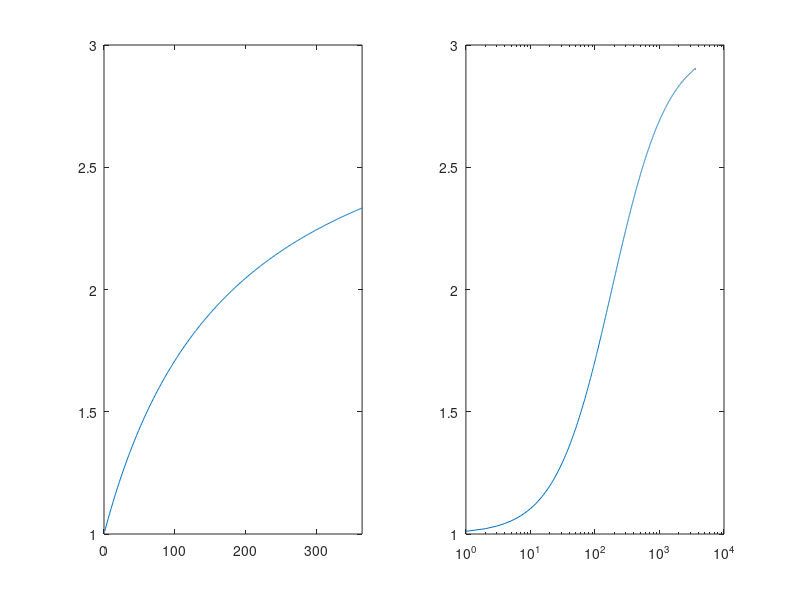

The MATLAB script that drew this image: (Note: this script raises an error after producing the figure.)
% function [] = run_RYGB_example()
% type_model should be a cell array.
% Options are:
% 'basic' 'regulation1' 'regulation2' 'regulation3'
clear all

%%
figure();

hvt = 50;
t_final = 10*365;

x = 1:t_final;
y = 1+2*x./(365/2+x);

subplot(1,2,1)
plot(x,y);
xlim([0 365])

subplot(1,2,2)
semilogx(x,y);

%%
% try
%     load('RYGB_example.mat')
    
% catch
    
    load(['kD_n12.mat']);
    
    [basis]             = prep_for_exp(10);
    basis.days          = 500;
    
    for c = 1:3
        
        % Before surgery
        if c>1
            basis.param(22)     = l_D1;
            %         basis.param(24)     = l_D3;
        end
        
        pre_surgery{c}      = run_condition(basis, 1);
        L0                  = pre_surgery{c}.input(7);
        ASBT0               = pre_surgery{c}.input(8);
        
        % Prepare for after surgery sims
        curr_sim            = pre_surgery{c};
        curr_sim.input(6)   = 1;
        curr_sim.days       = 1;
        curr_sim.param(19)  = curr_sim.param(19)/3;
        curr_sim.param(4)   = curr_sim.param(4)*3;
        
        for it = 1:t_final
            if c == 3
                curr_sim.input(7)= L0*(1+2*it./(hvt+it));
                curr_sim.input(8)= ASBT0*(1+2*it./(hvt+it));
            end
            
            post_days{c,it}   = run_condition(curr_sim, 1);
            hyp_chars{c,it}   = determine_char(post_days{c,it});
            
            [L0_vec(c,it), ASBT0_vec(c,it)] = find_setpoint(post_days{c,it});
            
            curr_sim        = post_days{c,it};
        end
    end
    
    save 'RYGB_example' pre_surgery post_days hyp_chars -v7.3
% end

%%
close all
clear plots

figure('units', 'normalized', 'Position', [0.1 0.05 0.4 0.9])
cs      = {[0.5 0.5 0.5] [0 0 0] [0.5 1 0.5]};
types   = {'-' '-' ':'};
oom     = [1 10 100 1000];

for c = 1:3
    for it = 1:t_final
        hyp_chars_pre   = determine_char(pre_surgery{c});
        plots.PL(c,it) = hyp_chars{c,it}.fasting_pl;
        plots.HA(c,it) = hyp_chars{c,it}.meal_30;
        plots.MA(c,it) = hyp_chars{c,it}.meal_max;
        plots.SY(c,it) = hyp_chars{c,it}.synthesis;
        plots.PR(c,it) = hyp_chars{c,it}.fasting_pl_p / hyp_chars{c,it}.fasting_pl * 100;
        plots.C(c,it) = (hyp_chars{c,it}.fasting_pl_pc+hyp_chars{c,it}.fasting_pl_sc) / hyp_chars{c,it}.fasting_pl * 100;
    end
    ys = 4;
    xs = 3;
    
    subplot(ys,xs,1:6)
    l(c) = semilogx([0.9, 1:t_final], [hyp_chars_pre.fasting_pl, plots.PL(c,:)]/hyp_chars_pre.fasting_pl, 'Color', cs{c}, 'LineWidth', 2); hold on
    plot([0.9], [hyp_chars_pre.fasting_pl]/hyp_chars_pre.fasting_pl, 'o', 'MarkerFaceColor', cs{c},'MarkerEdgeColor', cs{c}); hold on
    xlabel('Time (days)')
    ylabel('Fasting [TBA]_{pl}')
    if c == 3
        legend(l,{'No regulation' 'Constant regulation' 'Time varying regulation'}, 'Location', 'NorthWest');
    end
    xlim([0.9 t_final])
    ylim([0 3])
    set(gca, 'XTick', oom)
    
    subplot(ys,xs,7)
    semilogx([0.9, 1:t_final], [hyp_chars_pre.meal_30./hyp_chars_pre.fasting_pl, plots.HA(c,:)./plots.PL(c,:)], 'Color', cs{c}, 'LineWidth', 2); hold on
    plot([0.9], hyp_chars_pre.meal_30./hyp_chars_pre.fasting_pl, 'o', 'MarkerFaceColor', cs{c},'MarkerEdgeColor', cs{c}); hold on
    xlabel('Time (days)')
    ylabel('30 minute increase (fold change)')
    xlim([0.9 t_final])
    ylim([1 6])
    set(gca, 'XTick', oom)
    
    subplot(ys,xs,9)
    semilogx([0.9, 1:t_final], [hyp_chars_pre.synthesis, plots.SY(c,:)], 'Color', cs{c}, 'LineWidth', 2); hold on
    plot([0.9], hyp_chars_pre.synthesis, 'o', 'MarkerFaceColor', cs{c},'MarkerEdgeColor', cs{c}); hold on
    xlabel('Time (days)')
    ylabel('Synthesis (\mumol/min)')
    xlim([0.9 t_final])
    ylim([0 2])
    set(gca, 'XTick', oom)
    
    subplot(ys,xs,8)
    semilogx([0.9, 1:t_final], [hyp_chars_pre.fasting_pl_p ./hyp_chars_pre.fasting_pl * 100, plots.PR(c,:)], 'Color', cs{c}, 'LineWidth', 2); hold on
    plot([0.9], hyp_chars_pre.fasting_pl_p ./hyp_chars_pre.fasting_pl * 100, 'o', 'MarkerFaceColor', cs{c},'MarkerEdgeColor', cs{c}); hold on
    xlabel('Time (days)')
    ylabel('Fasting primary (%)')
    xlim([0.9 t_final])
    ylim([0 100])
    set(gca, 'XTick', oom)
    
    subplot(ys,xs,10)
    semilogx([0.9, 1:t_final], [hyp_chars_pre.meal_max./hyp_chars_pre.fasting_pl, plots.MA(c,:)./plots.PL(c,:)], 'Color', cs{c}, 'LineWidth', 2); hold on
    plot([0.9],hyp_chars_pre.meal_max./hyp_chars_pre.fasting_pl, 'o', 'MarkerFaceColor', cs{c},'MarkerEdgeColor', cs{c}); hold on
    xlabel('Time (days)')
    ylabel('Maximal increase (fold change)')
    xlim([0.9 t_final])
    ylim([1 6])
    set(gca, 'XTick', oom)
    
    subplot(ys,xs,12)
    plot(pre_surgery{c}.t_finday, [pre_surgery{c}.v(pre_surgery{c}.i_finday).li_x_pc], types{c},'Color', cs{c}, 'LineWidth', 2); hold on
    xlabel('Time (hours)')
    ylabel('Synthesis (\mumol/min)')
    ylim([0 1.5])
    xlim([0 24])
    set(gca, 'XTick', [0 6 12 18 24])
    
    subplot(ys,xs,11)
    semilogx([0.9, 1:t_final], [(hyp_chars_pre.fasting_pl_pc+hyp_chars_pre.fasting_pl_sc) ./hyp_chars_pre.fasting_pl * 100, plots.C(c,:)], 'Color', cs{c}, 'LineWidth', 2); hold on
    plot([0.9],(hyp_chars_pre.fasting_pl_pc+hyp_chars_pre.fasting_pl_sc) ./hyp_chars_pre.fasting_pl * 100, 'o', 'MarkerFaceColor', cs{c},'MarkerEdgeColor', cs{c}); hold on
    xlabel('Time (days)')
    ylabel('Fasting conjugated (%)')
    xlim([0.9 t_final])
    ylim([0 100])
    set(gca, 'XTick', oom)
    
end


